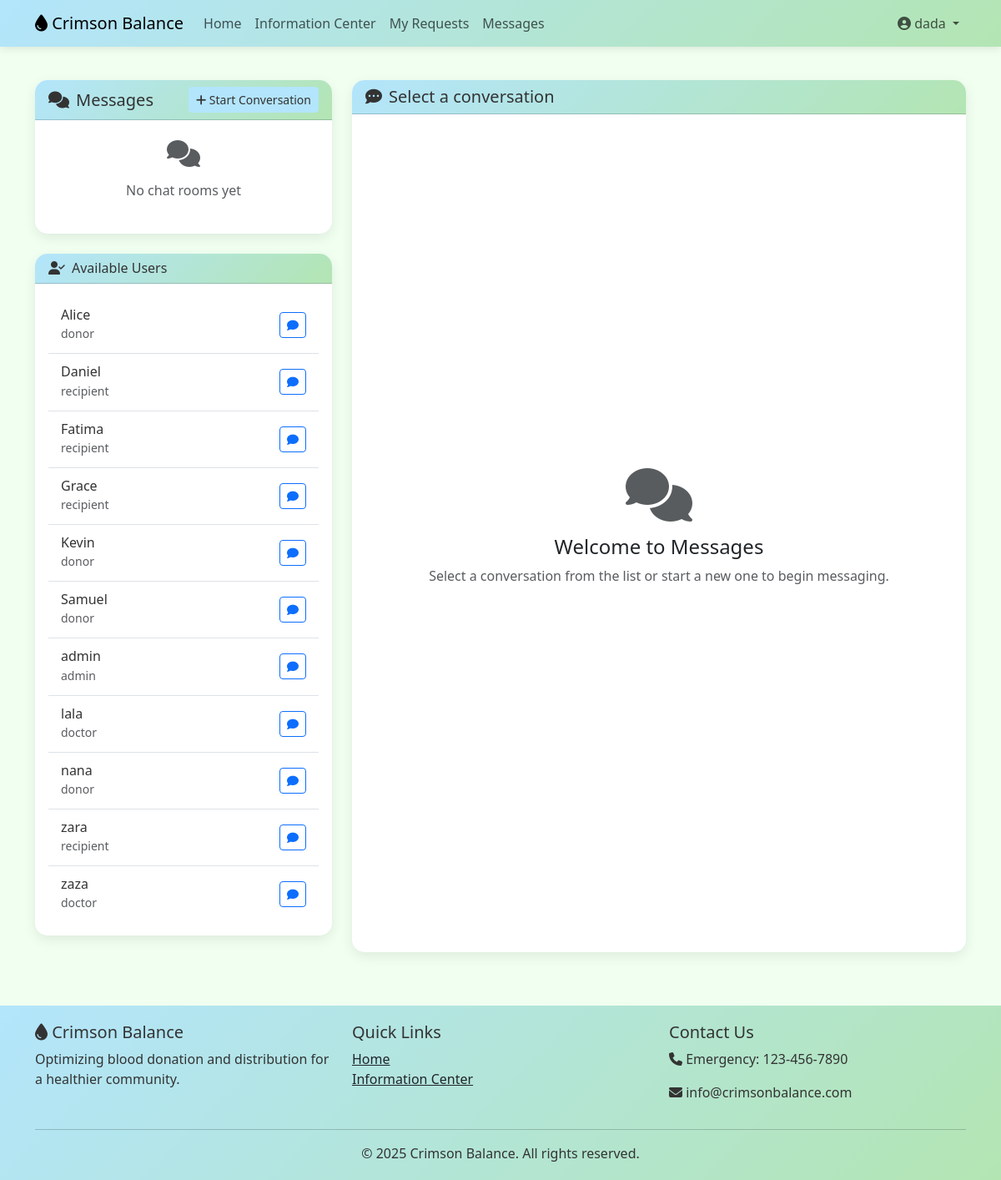
The app's page /chat/dashboard/ (signed in) with its own data.
### accounts/models.py (models this page shows, shortened)
class CustomUser(AbstractUser):
    USER_TYPE_CHOICES = (
        ('donor', 'Blood Donor'),
        ('recipient', 'Blood Recipient'),
        ('doctor', 'Doctor'),
        ('admin', 'Administrator'),
    )
    user_type = models.CharField(max_length=20, choices=USER_TYPE_CHOICES, default='donor')
    phone_number = models.CharField(max_length=15, blank=True)
    blood_group = models.CharField(max_length=5, blank=True)
    date_of_birth = models.DateField(null=True, blank=True)
    address = models.TextField(blank=True)
    city = models.CharField(max_length=100, blank=True)
    is_verified = models.BooleanField(default=False)
    profile_picture = models.ImageField(upload_to='profile_pics/', blank=True)

### chat/views.py (the view)
# urls.py: path('dashboard/', views.dashboard, name='dashboard'),
@login_required
def dashboard(request):
    rooms = ChatRoom.objects.filter(participants=request.user).order_by('-created_at')
    users = CustomUser.objects.exclude(id=request.user.id).order_by('username')
    return render(request, 'chat/dashboard.html', {
        'rooms': rooms,
        'users': users,
    })

### templates/chat/dashboard.html (shortened to what this page needs)
{% extends 'base.html' %}
{% block content %}
<div class="row">
    <div class="col-md-4">
        <div class="card">
            <div class="card-header d-flex justify-content-between align-items-center">
                <h5 class="mb-0"><i class="fas fa-comments me-2"></i>Messages</h5>
                <button class="btn btn-sm btn-primary" data-bs-toggle="modal" data-bs-target="#newChatModal">
                    <i class="fas fa-plus"></i> Start Conversation
                </button>
            </div>
            <div class="card-body p-0">
                <div class="list-group list-group-flush">
                    {% for room in rooms %}
                        <a href="{% url 'room' room_id=room.id %}" class="list-group-item list-group-item-action">
                            {{ room.name }}
                        </a>
                    {% empty %}
                        <div class="text-center py-4">
                            <i class="fas fa-comments fa-2x text-muted mb-3"></i>
                            <p class="text-muted">No chat rooms yet</p>
                        </div>
                    {% endfor %}
                </div>
            </div>
        </div>
        <div class="card mt-4">
            <div class="card-header">
                <h6 class="mb-0"><i class="fas fa-user-check me-2"></i>Available Users</h6>
            </div>
            <div class="card-body">
                <div class="list-group list-group-flush">
                    {% for user in users %}
                        <div class="list-group-item d-flex justify-content-between align-items-center">
                            <div>
                                <h6 class="mb-0">{{ user.username }}</h6>
                                <small class="text-muted">{{ user.user_type }}</small>
                            </div>
                            <a href="{% url 'start_chat' user.id %}" class="btn btn-sm btn-outline-primary">
                                <i class="fas fa-comment"></i>
                            </a>
                        </div>
                    {% empty %}
                        <p class="text-muted">No users available</p>
                    {% endfor %}
                </div>
            </div>
        </div>
    </div>
    <div class="col-md-8">
        <div class="card h-100">
            <div class="card-header">
                <h5 class="mb-0"><i class="fas fa-comment-dots me-2"></i>Select a conversation</h5>
            </div>
            <div class="card-body d-flex flex-column align-items-center justify-content-center" style="min-height: 400px;">
                <i class="fas fa-comments fa-4x text-muted mb-3"></i>
                <h4>Welcome to Messages</h4>
                <p class="text-muted text-center">
                    Select a conversation from the list or start a new one
                    to begin messaging.
                </p>
            </div>
        </div>
    </div>
</div>
{% endblock %}

### templates/base.html (shortened to what this page needs)
<!DOCTYPE html>
<html lang="en">
<head>
    <link href="https://cdn.jsdelivr.net/npm/bootstrap@5.3.0-alpha1/dist/css/bootstrap.min.css" rel="stylesheet">
    <link rel="stylesheet" href="https://cdnjs.cloudflare.com/ajax/libs/font-awesome/6.4.0/css/all.min.css">
</head>
<body>
    <nav class="navbar navbar-expand-lg navbar-custom">
        <div class="container">
            <a class="navbar-brand" href="{% url 'home' %}">
                <i class="fas fa-tint"></i> Crimson Balance
            </a>
            <div class="collapse navbar-collapse" id="navbarNav">
                <ul class="navbar-nav me-auto">
                    <li class="nav-item">
                        <a class="nav-link" href="{% url 'home' %}">Home</a>
                    </li>
                    <li class="nav-item">
                        <a class="nav-link" href="{% url 'information_center' %}">Information Center</a>
                    </li>
                    {% if user.is_authenticated %}
                        {% if user.user_type == 'donor' %}
                        <li class="nav-item">
                            <a class="nav-link" href="{% url 'donation_history' %}">My Donations</a>
                        </li>
                        <li class="nav-item">
                            <a class="nav-link" href="{% url 'donor_appointments' %}">My Appointments</a>
                        </li>
                        {% elif user.user_type == 'recipient' %}
                        <li class="nav-item">
                            <a class="nav-link" href="{% url 'recipient_history' %}">My Requests</a>
                        </li>
                        {% endif %}
                        <li class="nav-item">
                            <a class="nav-link" href="{% url 'dashboard' %}">Messages</a>
                        </li>
                    {% endif %}
                </ul>
                <ul class="navbar-nav">
                    {% if user.is_authenticated %}
                    <li class="nav-item dropdown">
                        <a class="nav-link dropdown-toggle" href="#" id="navbarDropdown" role="button" data-bs-toggle="dropdown">
                            <i class="fas fa-user-circle"></i> {{ user.username }}
                        </a>
                    </li>
                    {% endif %}
                </ul>
            </div>
        </div>
    </nav>
    <main class="container py-4">
        {% block content %}{% endblock %}
    </main>
    <footer class="footer">
        <div class="container">
            <div class="row">
                <div class="col-md-4">
                    <h5><i class="fas fa-tint"></i> Crimson Balance</h5>
                    <p>Optimizing blood donation and distribution for a healthier community.</p>
                </div>
                <div class="col-md-4">
                    <h5>Quick Links</h5>
                    <ul class="list-unstyled">
                        <li><a href="{% url 'home' %}" class="text-dark">Home</a></li>
                        <li><a href="{% url 'information_center' %}" class="text-dark">Information Center</a></li>
                    </ul>
                </div>
                <div class="col-md-4">
                    <h5>Contact Us</h5>
                    <p><i class="fas fa-phone"></i> Emergency: 123-456-7890</p>
                    <p><i class="fas fa-envelope"></i> info@crimsonbalance.com</p>
                </div>
            </div>
            <hr>
            <p class="text-center mb-0">&copy; 2025 Crimson Balance. All rights reserved.</p>
        </div>
    </footer>
</body>
</html>

### templates/base.html (style rules this page uses)
:root { --pastel-red: #FFB3BA; --pastel-blue: #B3E5FC; --pastel-green: #B3E5B3; --light-gray: #f8f9fa; }
body { background-color:honeydew; font-family: 'Segoe UI', Tahoma, Geneva, Verdana, sans-serif; }
.navbar-custom { background: linear-gradient(135deg, var(--pastel-blue), var(--pastel-green)); box-shadow: 0 2px 10px rgba(0,0,0,0.1); }
.btn-primary { background-color: var(--pastel-blue); border-color: var(--pastel-blue); color: #333; }
.card { border-radius: 15px; box-shadow: 0 5px 15px rgba(0,0,0,0.08); border: none; margin-bottom: 20px; }
.card-header { background: linear-gradient(135deg, var(--pastel-blue), var(--pastel-green)); color: #333; border-radius: 15px 15px 0 0 !important; font-weight: 600; }
.footer { background: linear-gradient(135deg, var(--pastel-blue), var(--pastel-green)); color: #333; padding: 20px 0; margin-top: 40px; }
.list-group-item { color: #333; font-weight: 500; padding: 12px 15px; }

### records on screen
CustomUser: username "dada"
CustomUser: username "Alice", user_type "donor"
CustomUser: username "Daniel", user_type "recipient"
CustomUser: username "Fatima", user_type "recipient"
CustomUser: username "Grace", user_type "recipient"
CustomUser: username "Kevin", user_type "donor"
CustomUser: username "Samuel", user_type "donor"
CustomUser: username "admin", user_type "admin"
CustomUser: username "lala", user_type "doctor"
CustomUser: username "nana", user_type "donor"
CustomUser: username "zara", user_type "recipient"
CustomUser: username "zaza", user_type "doctor"
